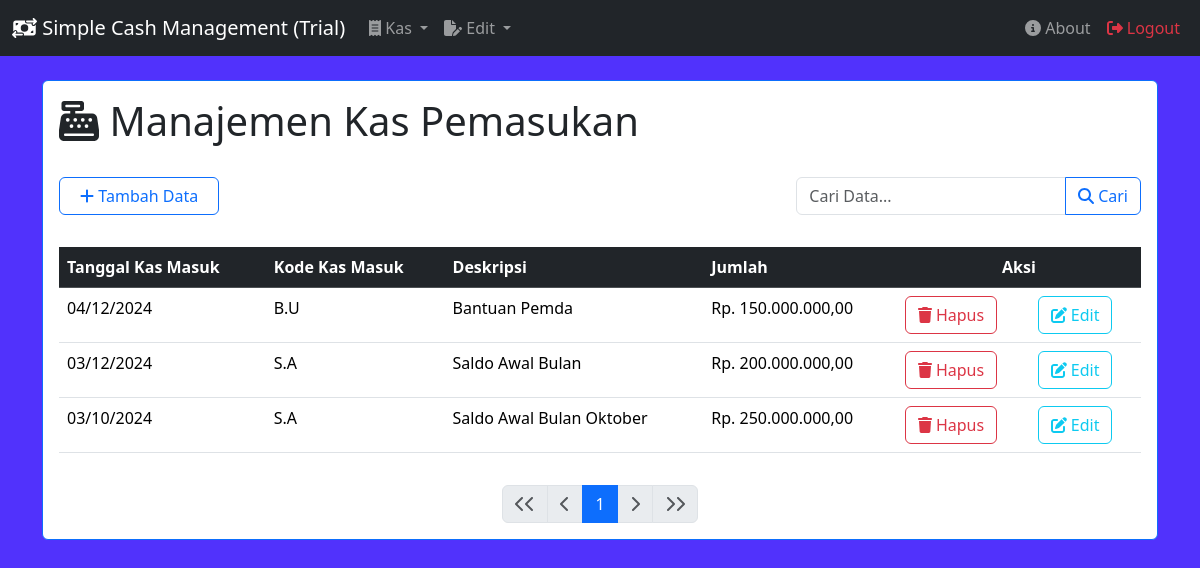
Page /kas/page-kas-masuk/kas-masuk.php (signed in) on the earlier database version.
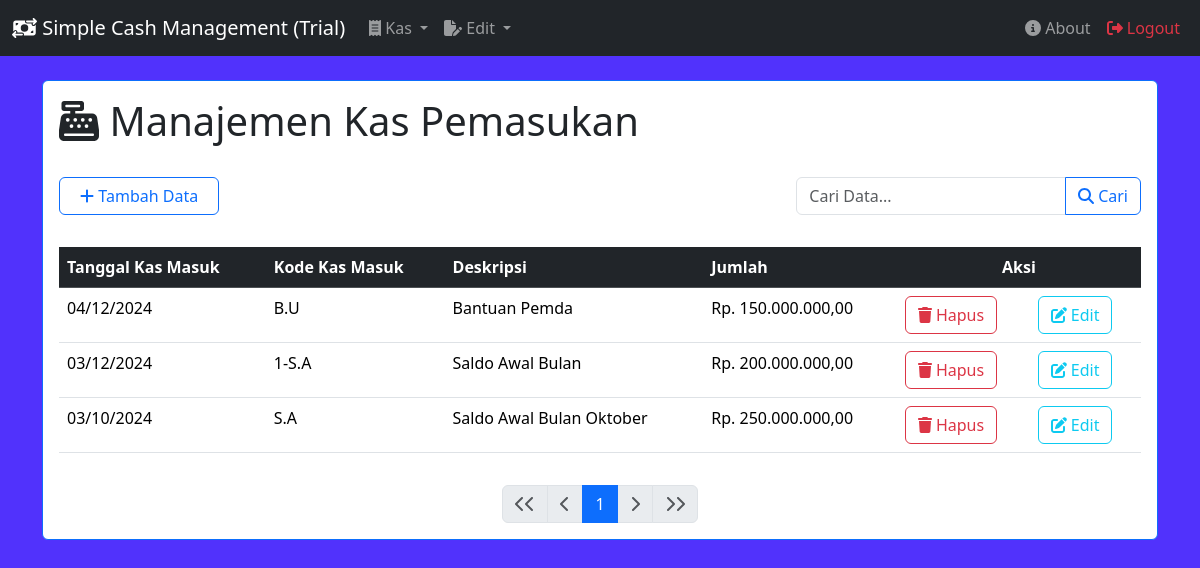
Same page on the later database version.
### tables this page shows
CREATE TABLE `kas_masuk` (
  `id_kkm` varchar(128) NOT NULL,
  `tanggal_km` date NOT NULL,
  `kode_km` varchar(64) NOT NULL,
  `uraian_km` varchar(1024) NOT NULL,
  `jumlah_km` int(255) NOT NULL
);

### kas/page-kas-masuk/kas-masuk.php (the view, shortened to what the changed rows need)
<?php
    $root = realpath($_SERVER['DOCUMENT_ROOT']);
    require_once $root."/kas/session.php";
    $data_pages = 10;
    $pages = (isset($_GET['pages'])) ? (int)$_GET['pages'] : 1;
    $start_pages = ($pages > 1) ? ($pages * $data_pages) - $data_pages : 0;
?>
<!DOCTYPE html>
<html lang="en">
<head>
</head>
    <link rel="stylesheet" href="../lib/bootstrap/css/bootstrap.min.css">
<body style="background-color: rgb(81, 50, 252);">
    <br>
    <div class="container">
        <div class="card border-primary">
            <div class="card-body">
                    <div class="row">
                        <div class="col-lg-12">
                            <h1><i class="fa-solid fa-cash-register"> </i> Manajemen Kas Pemasukan</h1>
                        </div>
                    </div>
                <div class="row">
                        <div class="col-md-12">
                            <div class="table-responsive">
                                <table class="table">
                                    <thead>
                                        <tr class="table-dark">
                                            <th scope="col">Tanggal Kas Masuk</th>
                                            <th scope="col">Kode Kas Masuk</th>
                                            <th scope="col">Deskripsi</th>
                                            <th scope="col">Jumlah</th>
                                            <th scope="col" colspan="2" class="text-center">Aksi</th>
                                        </tr>
                                    </thead>
                                    <tbody>
                                        <?php
                                            if (isset($_GET['cari'])){
                                                $cari = $_GET['cari'];
                                                $pagination = mysqli_query($conn,"SELECT * FROM kas_masuk WHERE tanggal_km LIKE '%$cari%' OR kode_km LIKE '%$cari%' OR uraian_km LIKE '%$cari%'
                                                                            OR desk_km LIKE '%$cari%' OR jumlah_km LIKE '%$cari%'
                                                                            ORDER BY tanggal_km DESC LIMIT $start_pages,$data_pages");
                                            } else {
                                                $pagination = mysqli_query($conn,"select * from kas_masuk ORDER BY tanggal_km DESC LIMIT $start_pages,$data_pages");
                                            }
                                            while($td = mysqli_fetch_array($pagination)){ ?>
                                        <tr>
                                            <td><?php echo date('d/m/Y', strtotime($td['tanggal_km']));?></td>
                                            <td><?php echo $td['kode_km'];?></td>
                                            <td><?php echo $td['uraian_km'];?></td>
                                            <td><?php echo "Rp. ".number_format($td['jumlah_km'], 2, ",", ".");?></td>
                                            <td>
                                                <a href="#" class="btn btn-outline-danger text-center" data-bs-toggle="modal" data-bs-target="#hapus-km<?php echo $td['id_kkm'];?>"><i class="fa-solid fa-trash"></i> Hapus</a>
                                            </td>
                                            <td>
                                                <a href="#" class="btn btn-outline-info text-center" data-bs-toggle="modal" data-bs-target="#edit-km<?php echo $td['id_kkm'];?>"><i class="fa-solid fa-pen-to-square"></i> Edit</a>
                                            </td>
                                        </tr>
                                            <?php } ?>
                                    </tbody>
                                </table>
                            </div>
                        </div>
                    </div>
                </div>
        </div>
    </div>
</body>
</html>

Differences in the rows shown:
changed kas_masuk "Saldo Awal Bulan": kode_km "S.A" → "1-S.A"
